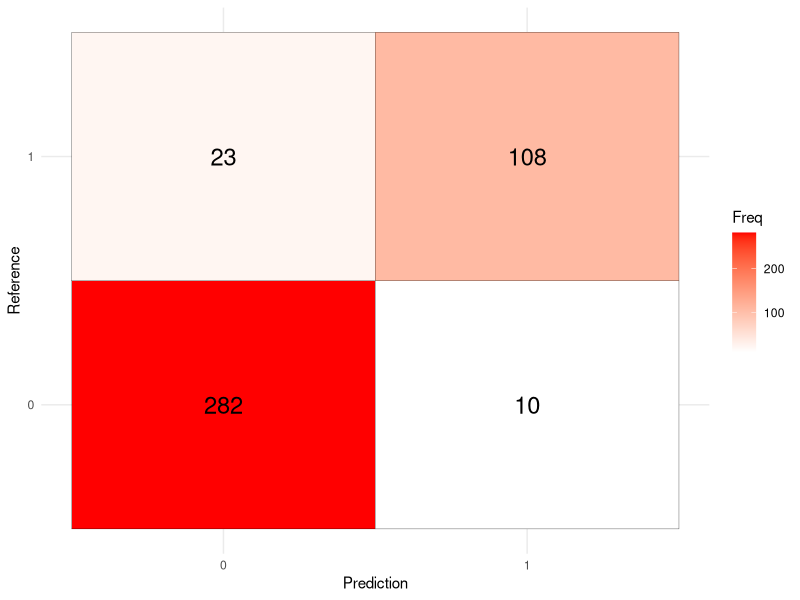
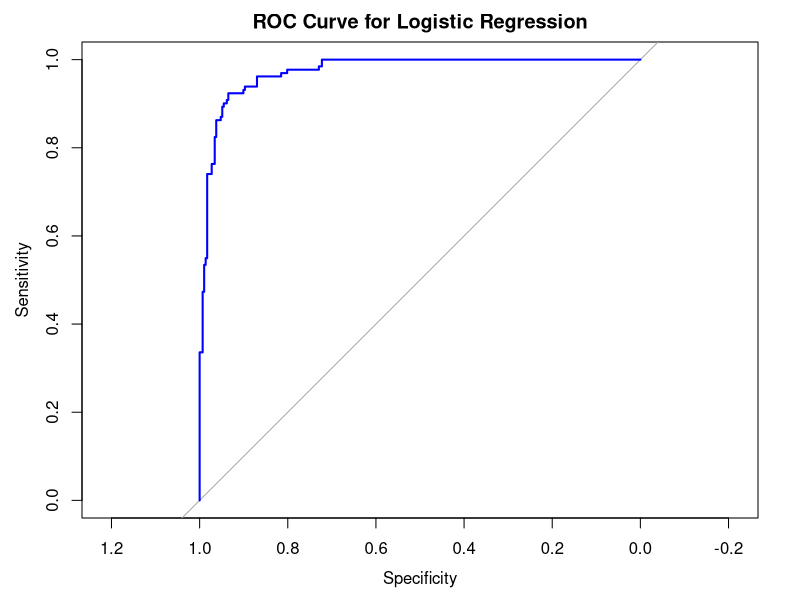

Generate these figures, in order, with R:
## ---- chunk 1
knitr::opts_chunk$set(echo = TRUE, warning = FALSE, message = FALSE)
set.seed(42)

## ---- chunk 2
library(tidyverse)
library(broom)
library(MASS)     # stepAIC
library(glmnet)   # LASSO
library(caret)    # train/test split + confusion matrices
library(pROC)     # AUC/ROC
## ---- chunk 3
# Load cleaned life expectancy dataset
life <- read_csv("../data/life_clean.csv")

# Create binary outcome: 1 if life expectancy < 65, else 0
life <- life %>%
  mutate(
    low_lifeexp = ifelse(life_expectancy < 65, 1, 0),
    low_lifeexp = factor(low_lifeexp, levels = c(0,1))
  ) %>%
  dplyr::select(-life_expectancy)

# Overview of dataset
glimpse(life)

# Check balance of outcome variable
table(life$low_lifeexp)
## ---- chunk 4
# Split data into 70% train, 30% test for later testing
set.seed(42)
train_idx <- sample(nrow(life), 0.7*nrow(life))
train <- life[train_idx, ]
test  <- life[-train_idx, ]


## ---- chunk 5
# Base model with all predictors
base_formula <- as.formula("low_lifeexp ~ .")

m_base <- glm(base_formula, data = train, family = binomial())

## ---- chunk 6
m_step_aic <- stepAIC(m_base, direction = "both", trace = FALSE)

n_train <- nrow(train)
m_step_bic <- stepAIC(m_base, direction = "both", k = log(n_train), trace = FALSE)

list(
  AIC_selected = formula(m_step_aic),
  BIC_selected = formula(m_step_bic)
)
## ---- chunk 7
# Model matrices for glmnet
x_tr <- model.matrix(base_formula, data = train)[,-1]
y_tr <- as.numeric(train$low_lifeexp) - 0

x_te <- model.matrix(base_formula, data = test)[,-1]
y_te <- as.numeric(test$low_lifeexp) - 0


# 10-fold CV for LASSO
cvfit <- cv.glmnet(
  x = x_tr, y = y_tr,
  alpha = 1,           # LASSO
  family = "binomial",
  nfolds = 10
)

# Extract selected coefficients
coef_lasso <- coef(cvfit, s = "lambda.1se")
lasso_tbl <- tibble(
  feature = rownames(coef_lasso),
  coef = as.numeric(coef_lasso)
) %>%
  filter(feature != "(Intercept)", abs(coef) > 1e-8) %>%
  arrange(desc(abs(coef)))

lasso_tbl

## ---- chunk 8
# Fit final logistic regression using LASSO-selected variables
selected_vars <- lasso_tbl$feature
formula_sel <- as.formula(paste("low_lifeexp ~", paste(selected_vars, collapse = " + ")))

model_final <- glm(formula_sel, data = train, family = binomial())
summary(model_final)

## ---- chunk 9
# Predictions on test set
pred_prob <- predict(model_final, test, type = "response")
pred_class <- factor(ifelse(pred_prob >= 0.5, 1, 0), levels = c(0,1))

# Confusion matrix
conf_mat<- confusionMatrix(pred_class, test$low_lifeexp)
conf_mat

cm_table <- as.table(conf_mat$table)
cm_df <- as.data.frame(cm_table)

ggplot(cm_df, aes(Prediction, Reference, fill = Freq)) +
  geom_tile(color = "black") +
  geom_text(aes(label = Freq), size = 6) +
  scale_fill_gradient(low = "white", high = "red") +
  theme_minimal()


## ---- chunk 10
# AUC
roc_obj <- roc(as.numeric(test$low_lifeexp)-1, pred_prob)
plot(roc_obj, col = "blue", main = "ROC Curve for Logistic Regression")
auc(roc_obj)
